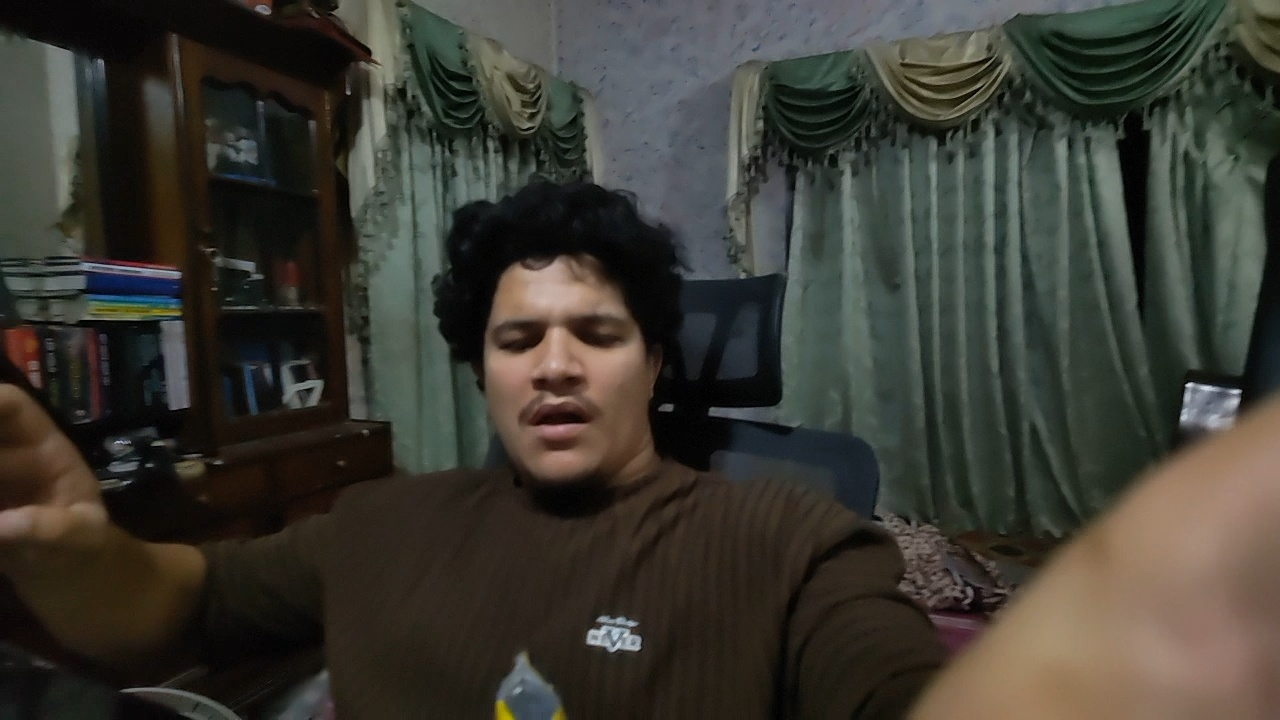
#> input picture surveillance-deep-tracking/safety_events/violation_0_PPE_2026-07-05_00-49-06.jpg, 1280 x 720 px
$ python -i object_tracker.py   (imports and definitions only)
#> lines starting #> are read from the running program, lines starting #| are printed output that depends on the picture; after the words box and inside, x2 and y2 are one past the last pixel; in counts of white or black regions, pixels touching at a corner belong together
#> further down, picture is the input picture: shape (720, 1280, 3); mean B, G, R 50.2, 58, 59.4
import cv2
import numpy as np
import time
from collections import deque

class ObjectTracker:
    """
    Handles real-time color tracking in the HSV space and updates a thread-safe
    historical buffer containing object positions and explicit timestamps.
    """
    def __init__(self, buffer_size: int = 30):
        self.buffer_size = buffer_size
        self.history = deque(maxlen=buffer_size)

        # Default tuning targets high-visibility neon greens/oranges
        self.lower_hsv = np.array([29, 86, 6])
        self.upper_hsv = np.array([64, 255, 255])

    def track_frame(self, frame: np.ndarray) -> tuple:
        """
        Extracts spatial center-of-mass centroids from an frame image matrix.
        Returns: (centroid_vector_or_None, binary_tracking_mask)
        """
        current_time = time.monotonic()
        hsv = cv2.cvtColor(frame, cv2.COLOR_BGR2HSV)
#> hsv: shape (720, 1280, 3); mean H, S, V 46.2, 76.4, 64.6
        mask = cv2.inRange(hsv, self.lower_hsv, self.upper_hsv)
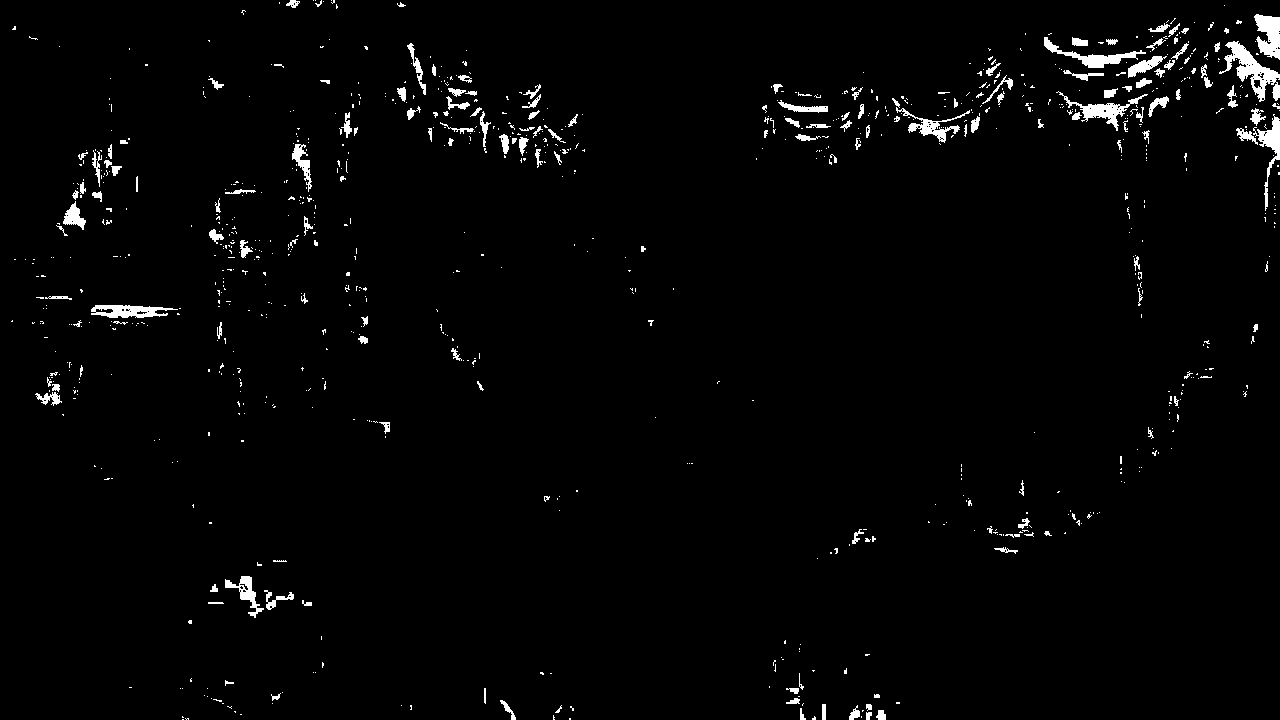
#> mask: shape (720, 1280); 2% white; 922 white regions (759 under 20 px), largest, box (x1, y1, x2, y2) and area: (1219, 41, 1280, 102) 1286, (1254, 14, 1280, 60) 806, (1056, 91, 1148, 131) 765

        # Clean background specular noise out of mask space
        kernel = cv2.getStructuringElement(cv2.MORPH_ELLIPSE, (5, 5))
        mask = cv2.morphologyEx(mask, cv2.MORPH_OPEN, kernel)
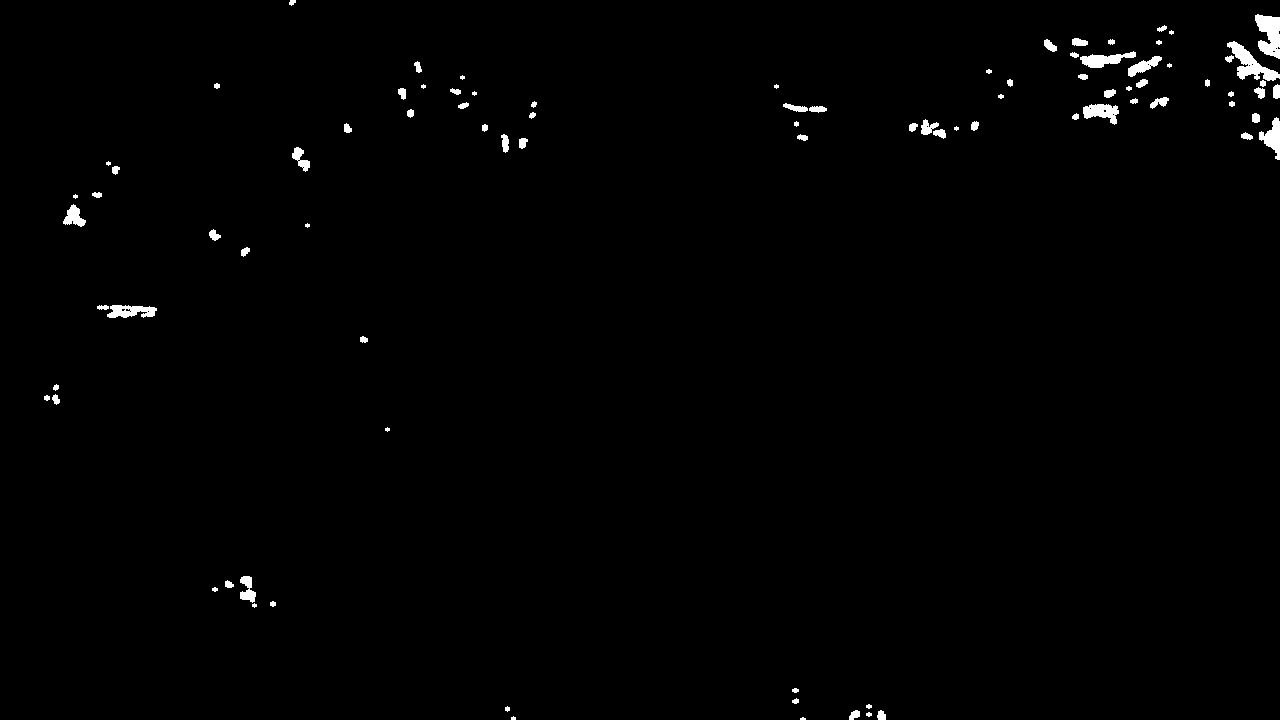
#> mask: shape (720, 1280); 0.88% white; 89 white regions (14 under 20 px), largest, box (x1, y1, x2, y2) and area: (1227, 41, 1280, 81) 795, (1255, 14, 1280, 59) 761, (1080, 51, 1136, 68) 478
        mask = cv2.morphologyEx(mask, cv2.MORPH_CLOSE, kernel)
#> mask: shape (720, 1280); 0.92% white; 79 white regions (13 under 20 px)

        contours, _ = cv2.findContours(mask, cv2.RETR_EXTERNAL, cv2.CHAIN_APPROX_SIMPLE)
#> contours = 79 contours, 28 with area under 20; largest, box (x1, y1, x2, y2) and area: (1225, 41, 1280, 99) 947, (1255, 14, 1280, 59) 716, (97, 305, 157, 318) 466, (1070, 51, 1136, 68) 448, (1083, 104, 1119, 125) 420
        centroid = None

        if contours:
            largest_contour = max(contours, key=cv2.contourArea)
#> largest_contour = contour of 139 points, box (x1, y1, x2, y2) (1225, 41, 1280, 99), area 947
            if cv2.contourArea(largest_contour) > 250:
                M = cv2.moments(largest_contour)
#> M = moments, m00 947, centre m10/m00, m01/m00 = (1250.9, 67.18)
                if M["m00"] != 0:
                    cx = int(M["m10"] / M["m00"])
#> cx = 1250
                    cy = int(M["m01"] / M["m00"])
#> cy = 67
                    centroid = np.array([cx, cy], dtype=float)
#> centroid = [1250, 67]
                    self.history.append((centroid, current_time))

        return centroid, mask

>>> import cv2
>>> picture = cv2.imread('../../surveillance-deep-tracking/safety_events/violation_0_PPE_2026-07-05_00-49-06.jpg')
>>> result = ObjectTracker().track_frame(picture)

$ run again, on surveillance-deep-tracking/safety_events/violation_10_PPE_2026-07-05_00-49-55.jpg
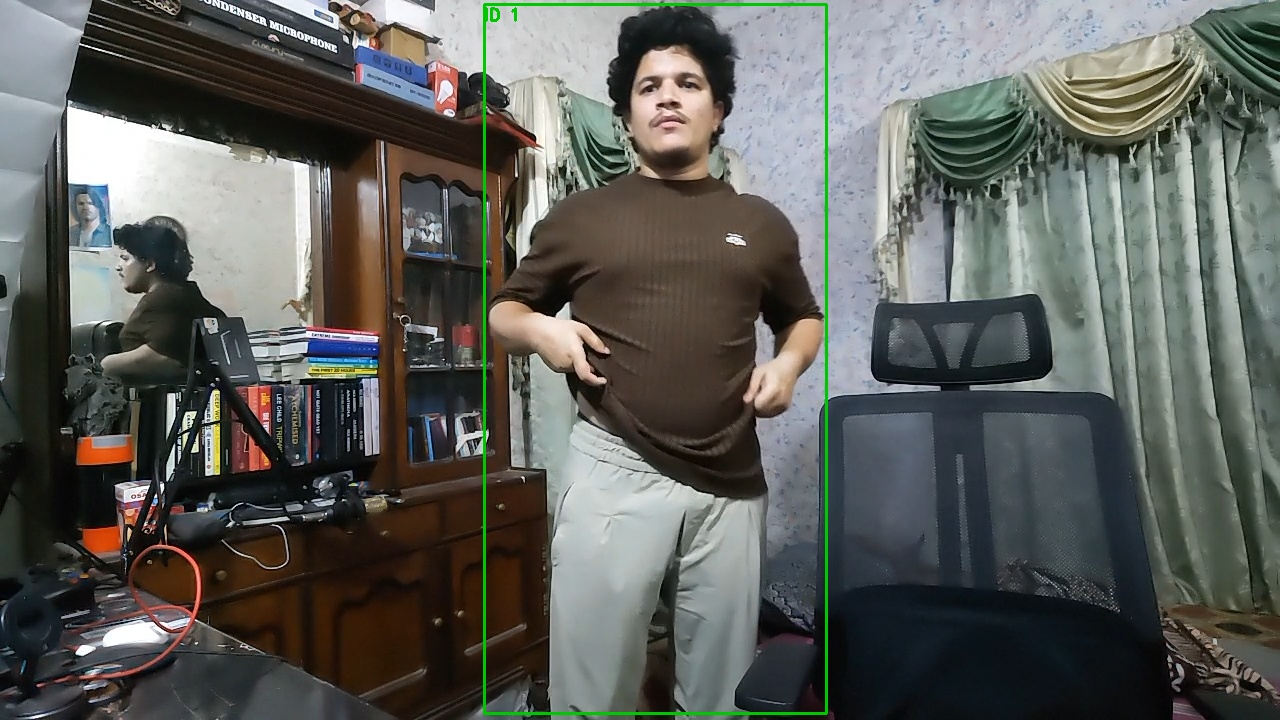
#> input picture surveillance-deep-tracking/safety_events/violation_10_PPE_2026-07-05_00-49-55.jpg, 1280 x 720 px
#> picture is the input picture: shape (720, 1280, 3); mean B, G, R 90.1, 94.5, 92.9
#> hsv: shape (720, 1280, 3); mean H, S, V 64.4, 66.2, 102.2
#> in track_frame, `mask = cv2.inRange(hsv, self.lower_hsv, self.upper_hsv)`:
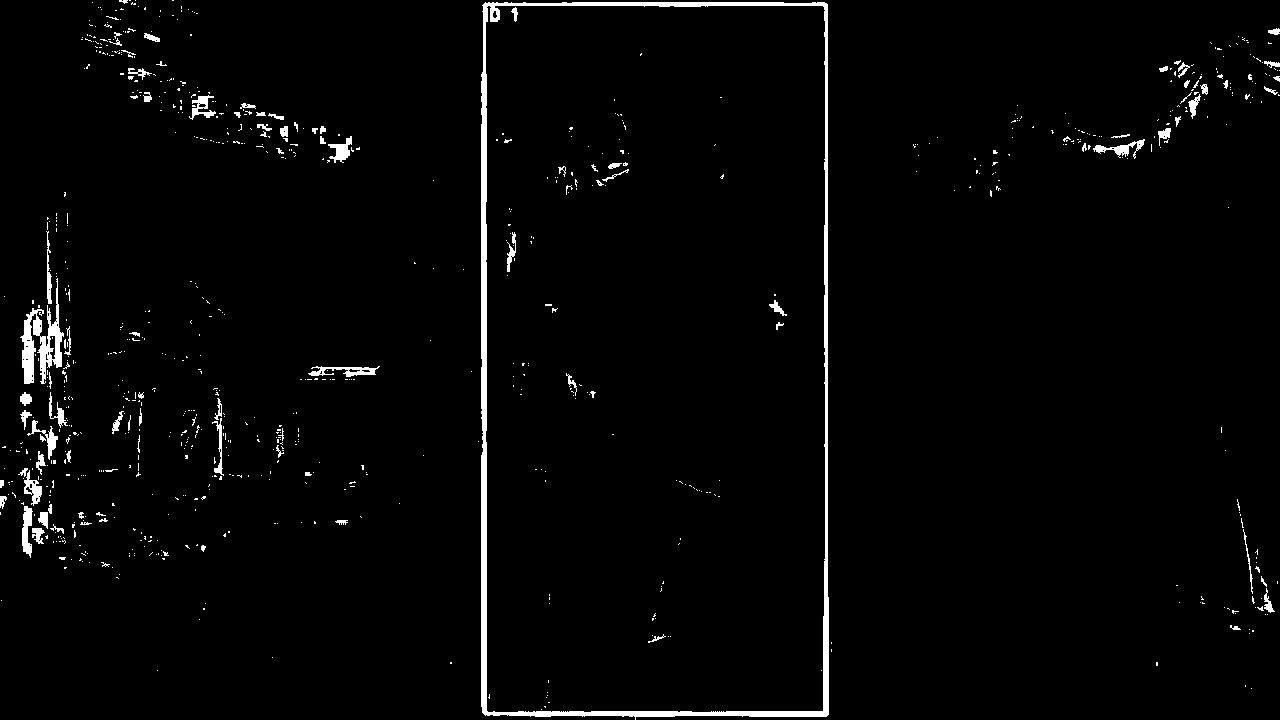
#> mask: shape (720, 1280); 2.3% white; 825 white regions (731 under 20 px), largest, box (x1, y1, x2, y2) and area: (481, 2, 829, 720) 9796, (20, 278, 64, 384) 1765, (308, 366, 380, 377) 378
#> in track_frame, `mask = cv2.morphologyEx(mask, cv2.MORPH_OPEN, kernel)`:
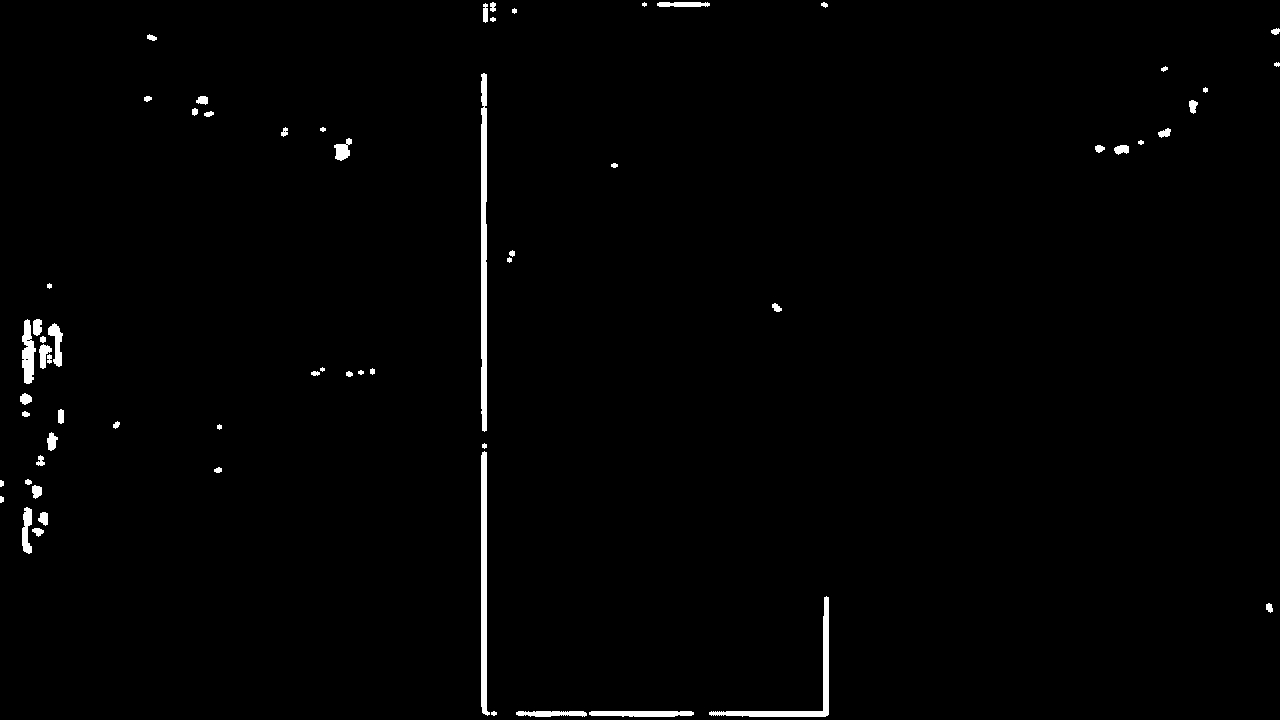
#> mask: shape (720, 1280); 1.1% white; 63 white regions (2 under 20 px), largest, box (x1, y1, x2, y2) and area: (481, 73, 487, 432) 2065, (481, 451, 490, 716) 1575, (709, 596, 829, 717) 1323
#> contours = 49 contours, 15 with area under 20; largest, box (x1, y1, x2, y2) and area: (481, 73, 487, 432) 1714, (22, 319, 63, 384) 1408, (481, 443, 497, 716) 1337, (709, 596, 829, 717) 1090, (516, 711, 694, 717) 728
#> largest_contour = contour of 37 points, box (x1, y1, x2, y2) (481, 73, 487, 432), area 1714
#> M = moments, m00 1714.5, centre m10/m00, m01/m00 = (483.5, 252.1)
#> cx = 483
#> cy = 252
#> centroid = [483, 252]

$ run again, on surveillance-deep-tracking/safety_events/violation_11_PPE_2026-07-05_00-49-59.jpg
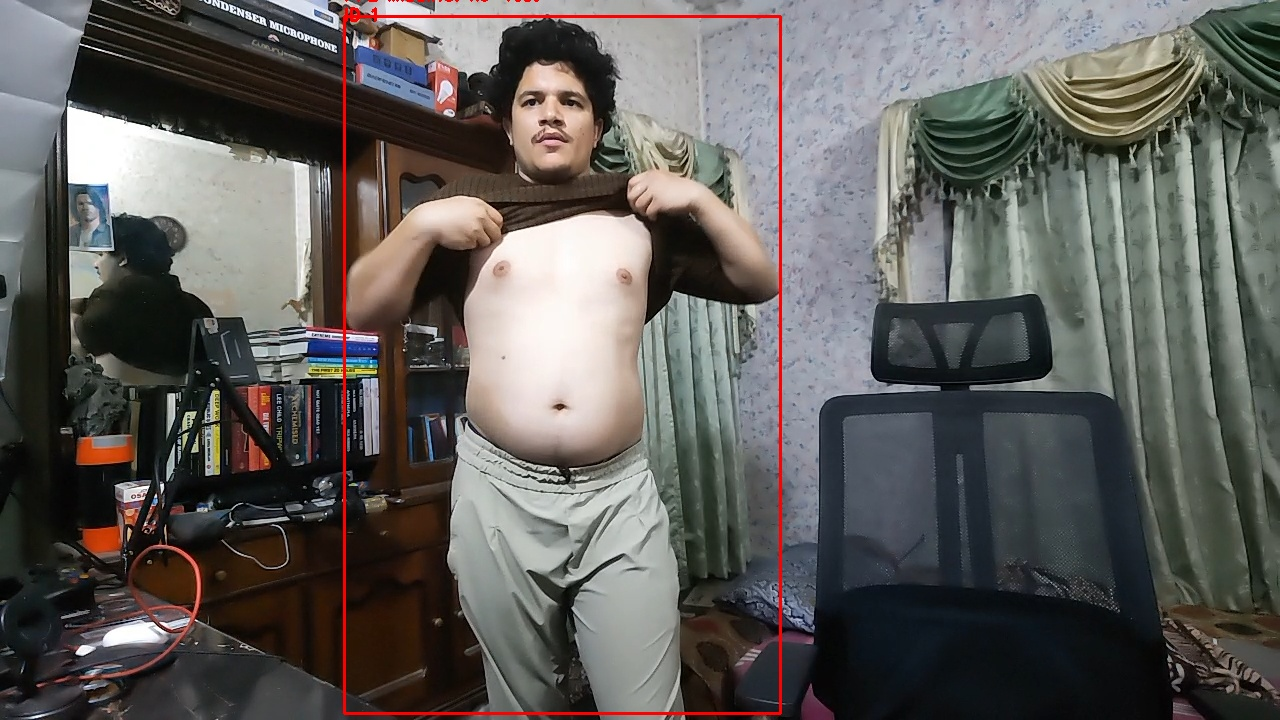
#> input picture surveillance-deep-tracking/safety_events/violation_11_PPE_2026-07-05_00-49-59.jpg, 1280 x 720 px
#> picture is the input picture: shape (720, 1280, 3); mean B, G, R 89.9, 92.8, 95
#> hsv: shape (720, 1280, 3); mean H, S, V 62.6, 59.6, 101.7
#> in track_frame, `mask = cv2.inRange(hsv, self.lower_hsv, self.upper_hsv)`:
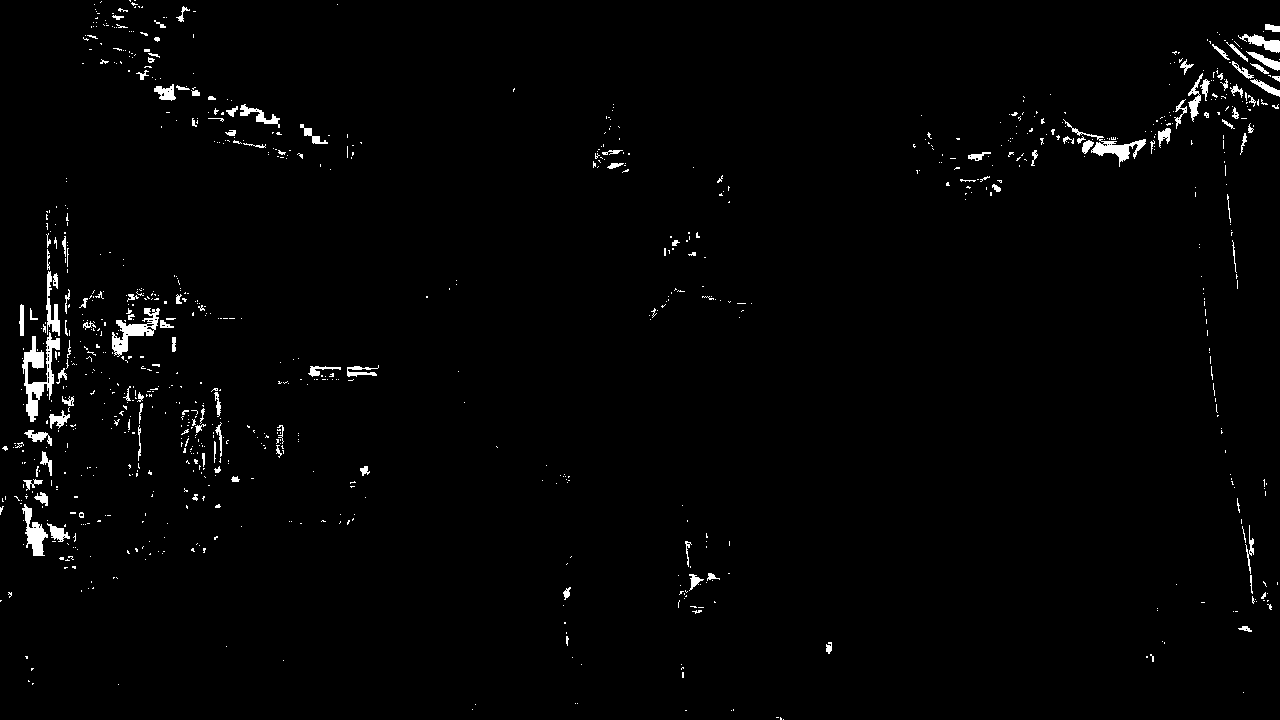
#> mask: shape (720, 1280); 1.6% white; 930 white regions (807 under 20 px), largest, box (x1, y1, x2, y2) and area: (22, 332, 60, 422) 1262, (112, 308, 160, 357) 807, (1063, 119, 1146, 167) 688
#> in track_frame, `mask = cv2.morphologyEx(mask, cv2.MORPH_OPEN, kernel)`:
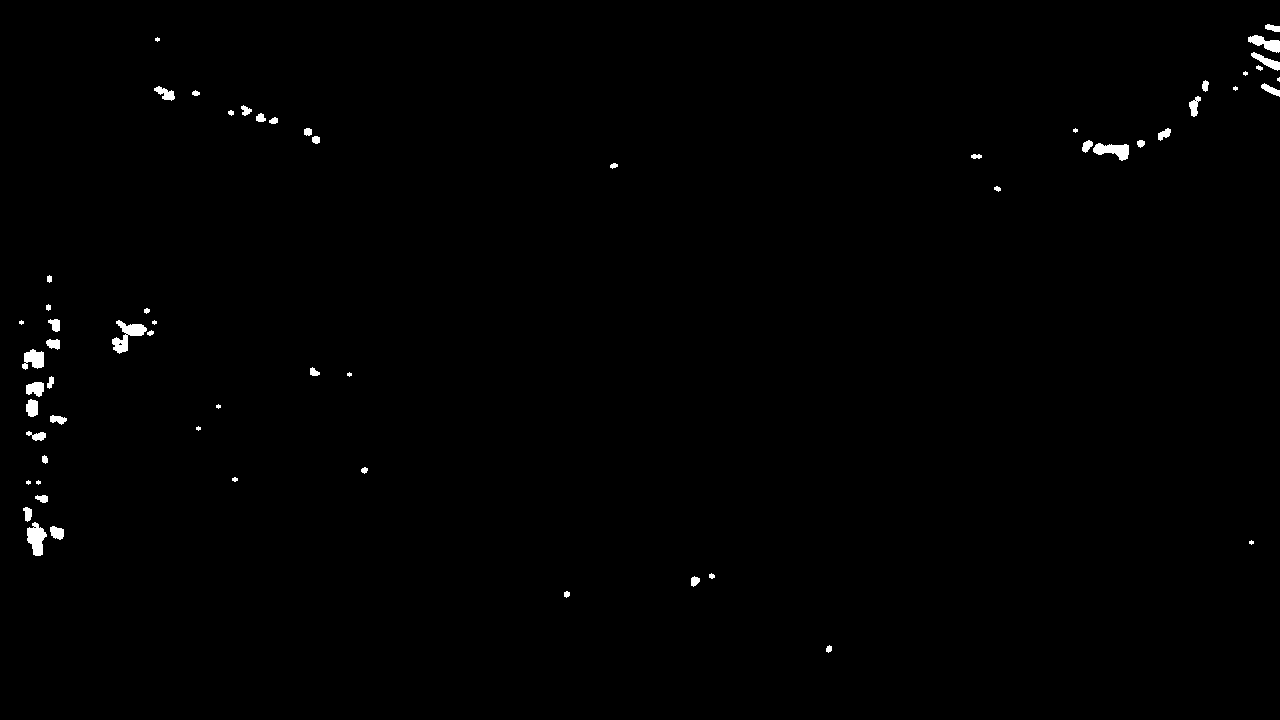
#> mask: shape (720, 1280); 0.57% white; 60 white regions (13 under 20 px), largest, box (x1, y1, x2, y2) and area: (112, 320, 147, 354) 496, (27, 522, 47, 556) 425, (1093, 143, 1129, 161) 384
#> contours = 55 contours, 20 with area under 20; largest, box (x1, y1, x2, y2) and area: (27, 522, 64, 556) 532, (112, 320, 154, 354) 491, (1082, 140, 1129, 161) 436, (22, 349, 44, 370) 306, (1248, 35, 1280, 53) 264
#> largest_contour = contour of 77 points, box (x1, y1, x2, y2) (27, 522, 64, 556), area 532
#> M = moments, m00 531.5, centre m10/m00, m01/m00 = (41.04, 536.6)
#> cx = 41
#> cy = 536
#> centroid = [41, 536]
